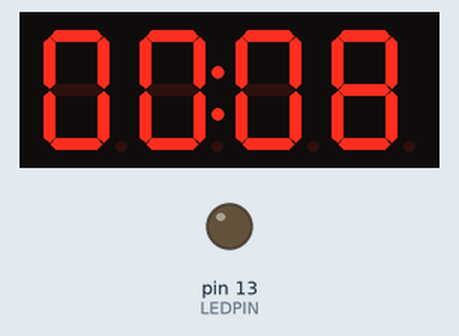
The sketch below on a simulated Arduino Uno, built with avr-gcc and run on an emulated ATmega328P. On the bench: 4-digit seven-segment display, output pins drawn as LEDs (lit = HIGH). Dashed ring = blinking.

Above: at 0.1 s.
At 31.1 s:
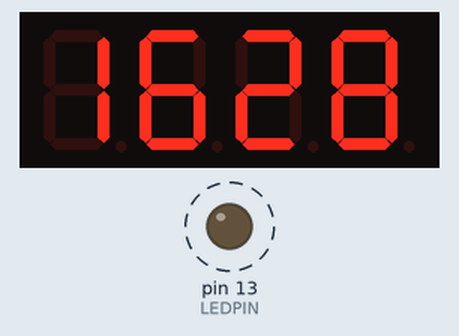
At 64.1 s:
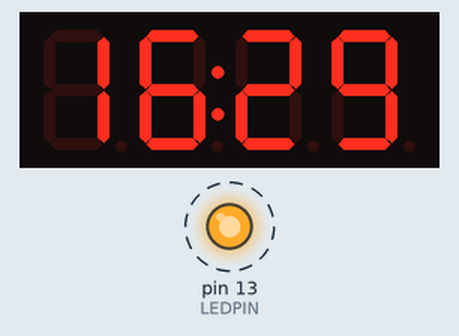
At 128.2 s:
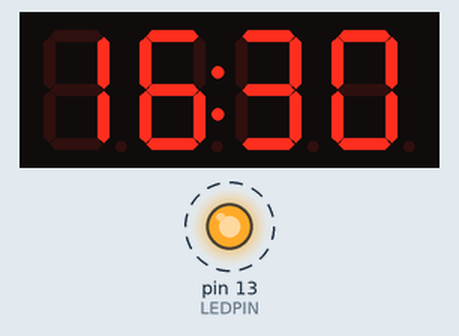
Timing chart, 0 to 130.0 s (numbered marks = the images above):
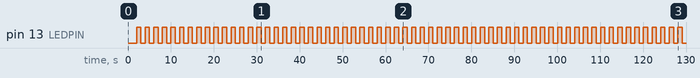

The sketch:

VST01_Int_tm1367_06.ino
```cpp
// Arduino таймер CTC прерывание
// avr-libc library includes
#include <avr/io.h>
#include <avr/interrupt.h>


#include "TM1637.h"   // Подключаем библиотеку для работы с модулем

int8_t DispMSG[] = {0, 0, 0, 8};   // Настройка символов для последующего вывода на дислей

//Определяем пины для подключения к плате Arduino
#define CLK 10
#define DIO 11

#define f50a 2  //  Частота на кадоды
#define f50b 12

#define LEDPIN 13
#define h_OCR1A 1250;
#define l_OCR1A 1249;

//Создаём объект класса TM1637, в качестве параметров
//передаём номера пинов подключения
TM1637 tm1637(CLK, DIO);


volatile char  flag01 = 0;
char sostLed = 0;
char f50sost = 0;

char deschas = 1;
char edchas  = 6;
char desmin  = 2;
char edmin   = 8;
char dessec = 0;
char edsec = 0;
char  f50hz = 0;

void setup()
{
    pinMode(LEDPIN, OUTPUT);

  //Инициализация модуля
  tm1637.init();
  //Установка яркости горения сегментов
  /*
     BRIGHT_TYPICAL = 2 Средний
     BRIGHT_DARKEST = 0 Тёмный
     BRIGHTEST = 7      Яркий
  */
  tm1637.set(BRIGHT_TYPICAL);

  //Задание на включение разделителя
  tm1637.point(true);
  //Выводим массив на дисплей
  tm1637.display(DispMSG);


    // инициализация Timer1
    cli();  // отключить глобальные прерывания
    TCCR1A = 0;   // установить регистры в 0
    TCCR1B = 0;

    //OCR1A = 15624; // установка регистра совпадения 1 гц
    //OCR1A = 1249; // установка регистра совпадения ( 50 гц )
    OCR1A = 1250; // установка регистра совпадения ( 49.96 гц ) ( помедленнее )

    TCCR1B |= (1 << WGM12);  // включить CTC режим
    /*
    TCCR1B |= (1 << CS10); // Установить биты на коэффициент деления 1024
    TCCR1B |= (1 << CS12);
    */
    TCCR1B |= (0 << CS10); // Установить биты на коэффициент деления 256
    TCCR1B |= (0 << CS11);
    TCCR1B |= (1 << CS12);


    TIMSK1 |= (1 << OCIE1A);  // включить прерывание по совпадению таймера
    sei(); // включить глобальные прерывания

    //edmin = 0;
}

void loop()
{
    // основная программа

    //  Прерывание 50 гц
    if ( flag01 == 1 ) {
      f50hz++;
      flag01 = 0;

      //  Вывод на катоды f50a
      digitalWrite(f50a, f50sost);
      f50sost = !f50sost;
      digitalWrite(f50b, f50sost);

      //  секундные импульсы
      if ( f50hz >= 50 ) {

        digitalWrite(LEDPIN, sostLed);
        tm1637.point(sostLed);
        sostLed = !sostLed ;

        edsec++;
        if ( edsec > 9 ) {
          edsec = 0;
          dessec++;
          if ( dessec > 5 ) {
            //  increm ed min
            edmin++;
            dessec = 0;
            if ( edmin > 9 ) {
              edmin = 0;
              //  incr des min
              desmin++;
              if ( desmin >5 ) {
                desmin = 0;
                //  incr ed hour
                edchas++;

                //  в начале дня константа
                if ( ( ( deschas * 10 )+edchas) < 1 ) {
                  OCR1A = h_OCR1A;    //  Длинная конст - медленнее ходят
                }
                //  во второй пол дня константа
                //if ( ( ( deschas * 10 )+edchas) > 18 ) {
                  //OCR1A = l_OCR1A;    //  Короткая конст - быстрее ходят
                //}

                if ( ( ( deschas * 10 )+edchas) > 23 ) {
                    deschas = 0;
                    edchas = 0;
                }   //  if ( chas > 23 )
                if ( edchas > 9 ) {
                  edchas = 0;
                  deschas++;
                }   //  if ( edchas > 9 )

              }   //  if ( desmin >5 )
            }   //  incr des min
          }
        }
        DispMSG[0] = deschas;
        DispMSG[1] = edchas;
        DispMSG[2] = desmin;
        DispMSG[3] = edmin;
        tm1637.display(DispMSG);
        f50hz = 0;
      }
    }

}

ISR(TIMER1_COMPA_vect)
{
    //digitalWrite(LEDPIN, !digitalRead(LEDPIN));
    flag01 = 1;
}
```

Measured:
- by itself, pin 13 (LEDPIN): alternates HIGH for 1.0 s and LOW for 1.0 s
